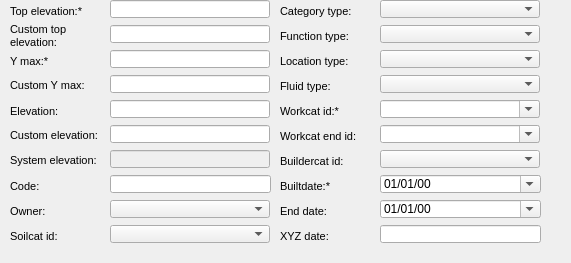
      <widget class="QWidget" name="page_55">
       <property name="geometry">
        <rect>
         <x>0</x>
         <y>0</y>
         <width>571</width>
         <height>263</height>
        </rect>
       </property>
       <attribute name="label">
        <string>Basic information</string>
       </attribute>
       <widget class="QComboBox" name="workcat_id_end">
        <property name="geometry">
         <rect>
          <x>380</x>
          <y>125</y>
          <width>160</width>
          <height>18</height>
         </rect>
        </property>
        <property name="editable">
         <bool>true</bool>
        </property>
       </widget>
       <widget class="QLabel" name="label_workcat_id_end">
        <property name="geometry">
         <rect>
          <x>280</x>
          <y>125</y>
          <width>90</width>
          <height>22</height>
         </rect>
        </property>
        <property name="font">
         <font>
          <pointsize>8</pointsize>
         </font>
        </property>
        <property name="frameShape">
         <enum>QFrame::NoFrame</enum>
        </property>
        <property name="frameShadow">
         <enum>QFrame::Plain</enum>
        </property>
        <property name="text">
         <string>Workcat end id:</string>
        </property>
        <property name="textFormat">
         <enum>Qt::AutoText</enum>
        </property>
        <property name="scaledContents">
         <bool>false</bool>
        </property>
        <property name="margin">
         <number>3</number>
        </property>
       </widget>
       <widget class="QComboBox" name="workcat_id">
        <property name="geometry">
         <rect>
          <x>380</x>
          <y>100</y>
          <width>160</width>
          <height>18</height>
         </rect>
        </property>
        <property name="editable">
         <bool>true</bool>
        </property>
       </widget>
       <widget class="QLabel" name="label_workcat_id">
        <property name="geometry">
         <rect>
          <x>280</x>
          <y>100</y>
          <width>90</width>
          <height>22</height>
         </rect>
        </property>
        <property name="font">
         <font>
          <pointsize>8</pointsize>
         </font>
        </property>
        <property name="frameShape">
         <enum>QFrame::NoFrame</enum>
        </property>
        <property name="frameShadow">
         <enum>QFrame::Plain</enum>
        </property>
        <property name="text">
         <string>Workcat id:*</string>
        </property>
        <property name="textFormat">
         <enum>Qt::AutoText</enum>
        </property>
        <property name="scaledContents">
         <bool>false</bool>
        </property>
        <property name="margin">
         <number>3</number>
        </property>
       </widget>
       <widget class="QComboBox" name="buildercat_id">
        <property name="geometry">
         <rect>
          <x>380</x>
          <y>150</y>
          <width>160</width>
          <height>18</height>
         </rect>
        </property>
       </widget>
       <widget class="QLabel" name="label_builtdate">
        <property name="geometry">
         <rect>
          <x>280</x>
          <y>175</y>
          <width>90</width>
          <height>22</height>
         </rect>
        </property>
        <property name="font">
         <font>
          <pointsize>8</pointsize>
         </font>
        </property>
        <property name="frameShape">
         <enum>QFrame::NoFrame</enum>
        </property>
        <property name="frameShadow">
         <enum>QFrame::Plain</enum>
        </property>
        <property name="text">
         <string>Builtdate:*</string>
        </property>
        <property name="textFormat">
         <enum>Qt::AutoText</enum>
        </property>
        <property name="scaledContents">
         <bool>false</bool>
        </property>
        <property name="margin">
         <number>3</number>
        </property>
       </widget>
       <widget class="QLabel" name="label_buildercat_id">
        <property name="geometry">
         <rect>
          <x>280</x>
          <y>150</y>
          <width>90</width>
          <height>22</height>
         </rect>
        </property>
        <property name="font">
         <font>
          <pointsize>8</pointsize>
         </font>
        </property>
        <property name="frameShape">
         <enum>QFrame::NoFrame</enum>
        </property>
        <property name="frameShadow">
         <enum>QFrame::Plain</enum>
        </property>
        <property name="text">
         <string>Buildercat id:</string>
        </property>
        <property name="textFormat">
         <enum>Qt::AutoText</enum>
        </property>
        <property name="scaledContents">
         <bool>false</bool>
        </property>
        <property name="margin">
         <number>3</number>
        </property>
       </widget>
       <widget class="QLabel" name="label_owner">
        <property name="geometry">
         <rect>
          <x>10</x>
          <y>200</y>
          <width>90</width>
          <height>22</height>
         </rect>
        </property>
        <property name="font">
         <font>
          <pointsize>8</pointsize>
         </font>
        </property>
        <property name="frameShape">
         <enum>QFrame::NoFrame</enum>
        </property>
        <property name="frameShadow">
         <enum>QFrame::Plain</enum>
        </property>
        <property name="text">
         <string>Owner:</string>
        </property>
        <property name="textFormat">
         <enum>Qt::AutoText</enum>
        </property>
        <property name="scaledContents">
         <bool>false</bool>
        </property>
        <property name="margin">
         <number>3</number>
        </property>
       </widget>
       <widget class="QLineEdit" name="top_elev">
        <property name="geometry">
         <rect>
          <x>110</x>
          <y>0</y>
          <width>160</width>
          <height>18</height>
         </rect>
        </property>
       </widget>
       <widget class="QLabel" name="label_elev">
        <property name="geometry">
         <rect>
          <x>10</x>
          <y>100</y>
          <width>90</width>
          <height>22</height>
         </rect>
        </property>
        <property name="font">
         <font>
          <pointsize>8</pointsize>
         </font>
        </property>
        <property name="frameShape">
         <enum>QFrame::NoFrame</enum>
        </property>
        <property name="frameShadow">
         <enum>QFrame::Plain</enum>
        </property>
        <property name="text">
         <string>Elevation:</string>
        </property>
        <property name="margin">
         <number>3</number>
        </property>
       </widget>
       <widget class="QComboBox" name="ownercat_id">
        <property name="geometry">
         <rect>
          <x>110</x>
          <y>200</y>
          <width>160</width>
          <height>18</height>
         </rect>
        </property>
       </widget>
       <widget class="QLabel" name="label_top_elev">
        <property name="geometry">
         <rect>
          <x>10</x>
          <y>0</y>
          <width>90</width>
          <height>22</height>
         </rect>
        </property>
        <property name="font">
         <font>
          <pointsize>8</pointsize>
          <weight>50</weight>
          <bold>false</bold>
         </font>
        </property>
        <property name="frameShape">
         <enum>QFrame::NoFrame</enum>
        </property>
        <property name="frameShadow">
         <enum>QFrame::Plain</enum>
        </property>
        <property name="text">
         <string>Top elevation:*</string>
        </property>
        <property name="margin">
         <number>3</number>
        </property>
       </widget>
       <widget class="QLineEdit" name="ymax">
        <property name="geometry">
         <rect>
          <x>110</x>
          <y>50</y>
          <width>160</width>
          <height>18</height>
         </rect>
        </property>
       </widget>
       <widget class="QLineEdit" name="elev">
        <property name="geometry">
         <rect>
          <x>110</x>
          <y>100</y>
          <width>160</width>
          <height>18</height>
         </rect>
        </property>
       </widget>
       <widget class="QLabel" name="label_ymax">
        <property name="geometry">
         <rect>
          <x>10</x>
          <y>50</y>
          <width>90</width>
          <height>22</height>
         </rect>
        </property>
        <property name="font">
         <font>
          <pointsize>8</pointsize>
          <weight>50</weight>
          <bold>false</bold>
         </font>
        </property>
        <property name="frameShape">
         <enum>QFrame::NoFrame</enum>
        </property>
        <property name="frameShadow">
         <enum>QFrame::Plain</enum>
        </property>
        <property name="text">
         <string>Y max:*</string>
        </property>
        <property name="margin">
         <number>3</number>
        </property>
       </widget>
       <widget class="QLineEdit" name="custom_top_elev">
        <property name="geometry">
         <rect>
          <x>110</x>
          <y>25</y>
          <width>160</width>
          <height>18</height>
         </rect>
        </property>
       </widget>
       <widget class="QLabel" name="label_custom_top_elev">
        <property name="geometry">
         <rect>
          <x>10</x>
          <y>15</y>
          <width>91</width>
          <height>41</height>
         </rect>
        </property>
        <property name="font">
         <font>
          <pointsize>8</pointsize>
         </font>
        </property>
        <property name="frameShape">
         <enum>QFrame::NoFrame</enum>
        </property>
        <property name="frameShadow">
         <enum>QFrame::Plain</enum>
        </property>
        <property name="text">
         <string>Custom top elevation:</string>
        </property>
        <property name="textFormat">
         <enum>Qt::AutoText</enum>
        </property>
        <property name="scaledContents">
         <bool>false</bool>
        </property>
        <property name="wordWrap">
         <bool>true</bool>
        </property>
        <property name="margin">
         <number>3</number>
        </property>
       </widget>
       <widget class="QLabel" name="label_enddate">
        <property name="geometry">
         <rect>
          <x>280</x>
          <y>200</y>
          <width>90</width>
          <height>22</height>
         </rect>
        </property>
        <property name="font">
         <font>
          <pointsize>8</pointsize>
         </font>
        </property>
        <property name="frameShape">
         <enum>QFrame::NoFrame</enum>
        </property>
        <property name="frameShadow">
         <enum>QFrame::Plain</enum>
        </property>
        <property name="text">
         <string>End date:</string>
        </property>
        <property name="textFormat">
         <enum>Qt::AutoText</enum>
        </property>
        <property name="scaledContents">
         <bool>false</bool>
        </property>
        <property name="margin">
         <number>3</number>
        </property>
       </widget>
       <widget class="QLineEdit" name="code">
        <property name="geometry">
         <rect>
          <x>110</x>
          <y>175</y>
          <width>161</width>
          <height>18</height>
         </rect>
        </property>
       </widget>
       <widget class="QLabel" name="label_xyz_date">
        <property name="geometry">
         <rect>
          <x>280</x>
          <y>225</y>
          <width>90</width>
          <height>22</height>
         </rect>
        </property>
        <property name="font">
         <font>
          <pointsize>8</pointsize>
         </font>
        </property>
        <property name="frameShape">
         <enum>QFrame::NoFrame</enum>
        </property>
        <property name="frameShadow">
         <enum>QFrame::Plain</enum>
        </property>
        <property name="text">
         <string>XYZ date:</string>
        </property>
        <property name="textFormat">
         <enum>Qt::AutoText</enum>
        </property>
        <property name="scaledContents">
         <bool>false</bool>
        </property>
        <property name="margin">
         <number>3</number>
        </property>
       </widget>
       <widget class="QLabel" name="label_code">
        <property name="geometry">
         <rect>
          <x>10</x>
          <y>175</y>
          <width>90</width>
          <height>22</height>
         </rect>
        </property>
        <property name="font">
         <font>
          <pointsize>8</pointsize>
         </font>
        </property>
        <property name="frameShape">
         <enum>QFrame::NoFrame</enum>
        </property>
        <property name="frameShadow">
         <enum>QFrame::Plain</enum>
        </property>
        <property name="text">
         <string>Code:</string>
        </property>
        <property name="textFormat">
         <enum>Qt::AutoText</enum>
        </property>
        <property name="scaledContents">
         <bool>false</bool>
        </property>
        <property name="margin">
         <number>3</number>
        </property>
       </widget>
       <widget class="QLineEdit" name="xyz_date">
        <property name="geometry">
         <rect>
          <x>380</x>
          <y>225</y>
          <width>161</width>
          <height>18</height>
         </rect>
        </property>
       </widget>
       <widget class="QLabel" name="label_custom_ymax">
        <property name="geometry">
         <rect>
          <x>10</x>
          <y>75</y>
          <width>90</width>
          <height>21</height>
         </rect>
        </property>
        <property name="font">
         <font>
          <pointsize>8</pointsize>
          <weight>50</weight>
          <bold>false</bold>
         </font>
        </property>
        <property name="frameShape">
         <enum>QFrame::NoFrame</enum>
        </property>
        <property name="frameShadow">
         <enum>QFrame::Plain</enum>
        </property>
        <property name="text">
         <string>Custom Y max:</string>
        </property>
        <property name="wordWrap">
         <bool>false</bool>
        </property>
        <property name="margin">
         <number>3</number>
        </property>
       </widget>
       <widget class="QLineEdit" name="custom_ymax">
        <property name="geometry">
         <rect>
          <x>110</x>
          <y>75</y>
          <width>160</width>
          <height>18</height>
         </rect>
        </property>
        <property name="text">
         <string/>
        </property>
       </widget>
       <widget class="QLabel" name="label_sys_elev">
        <property name="geometry">
         <rect>
          <x>10</x>
          <y>145</y>
          <width>96</width>
          <height>31</height>
         </rect>
        </property>
        <property name="font">
         <font>
          <pointsize>8</pointsize>
         </font>
        </property>
        <property name="frameShape">
         <enum>QFrame::NoFrame</enum>
        </property>
        <property name="frameShadow">
         <enum>QFrame::Plain</enum>
        </property>
        <property name="text">
         <string>System elevation:</string>
        </property>
        <property name="wordWrap">
         <bool>true</bool>
        </property>
        <property name="margin">
         <number>3</number>
        </property>
       </widget>
       <widget class="QLineEdit" name="sys_elev">
        <property name="enabled">
         <bool>false</bool>
        </property>
        <property name="geometry">
         <rect>
          <x>110</x>
          <y>150</y>
          <width>160</width>
          <height>18</height>
         </rect>
        </property>
        <property name="font">
         <font>
          <italic>false</italic>
         </font>
        </property>
        <property name="styleSheet">
         <string notr="true"/>
        </property>
        <property name="text">
         <string/>
        </property>
       </widget>
       <widget class="QLineEdit" name="custom_elev">
        <property name="geometry">
         <rect>
          <x>110</x>
          <y>125</y>
          <width>160</width>
          <height>18</height>
         </rect>
        </property>
       </widget>
       <widget class="QLabel" name="label_custom_elev">
        <property name="geometry">
         <rect>
          <x>10</x>
          <y>120</y>
          <width>96</width>
          <height>31</height>
         </rect>
        </property>
        <property name="font">
         <font>
          <pointsize>8</pointsize>
         </font>
        </property>
        <property name="frameShape">
         <enum>QFrame::NoFrame</enum>
        </property>
        <property name="frameShadow">
         <enum>QFrame::Plain</enum>
        </property>
        <property name="text">
         <string>Custom elevation:</string>
        </property>
        <property name="wordWrap">
         <bool>true</bool>
        </property>
        <property name="margin">
         <number>3</number>
        </property>
       </widget>
       <widget class="QgsDateTimeEdit" name="builtdate">
        <property name="geometry">
         <rect>
          <x>380</x>
          <y>175</y>
          <width>161</width>
          <height>18</height>
         </rect>
        </property>
        <property name="displayFormat">
         <string>dd/MM/yy</string>
        </property>
        <property name="calendarPopup">
         <bool>true</bool>
        </property>
        <property name="allowNull" stdset="0">
         <bool>true</bool>
        </property>
       </widget>
       <widget class="QLabel" name="label_soilcat_id">
        <property name="geometry">
         <rect>
          <x>10</x>
          <y>225</y>
          <width>90</width>
          <height>22</height>
         </rect>
        </property>
        <property name="font">
         <font>
          <pointsize>8</pointsize>
         </font>
        </property>
        <property name="frameShape">
         <enum>QFrame::NoFrame</enum>
        </property>
        <property name="frameShadow">
         <enum>QFrame::Plain</enum>
        </property>
        <property name="text">
         <string>Soilcat id:</string>
        </property>
        <property name="textFormat">
         <enum>Qt::AutoText</enum>
        </property>
        <property name="scaledContents">
         <bool>false</bool>
        </property>
        <property name="alignment">
         <set>Qt::AlignLeading|Qt::AlignLeft|Qt::AlignVCenter</set>
        </property>
        <property name="margin">
         <number>3</number>
        </property>
       </widget>
       <widget class="QComboBox" name="soilcat_id">
        <property name="geometry">
         <rect>
          <x>110</x>
          <y>225</y>
          <width>160</width>
          <height>18</height>
         </rect>
        </property>
       </widget>
       <widget class="QComboBox" name="category_type">
        <property name="geometry">
         <rect>
          <x>380</x>
          <y>0</y>
          <width>160</width>
          <height>18</height>
         </rect>
        </property>
       </widget>
       <widget class="QLabel" name="label_category_type">
        <property name="geometry">
         <rect>
          <x>280</x>
          <y>0</y>
          <width>90</width>
          <height>22</height>
         </rect>
        </property>
        <property name="font">
         <font>
          <pointsize>8</pointsize>
         </font>
        </property>
        <property name="frameShape">
         <enum>QFrame::NoFrame</enum>
        </property>
        <property name="frameShadow">
         <enum>QFrame::Plain</enum>
        </property>
        <property name="text">
         <string>Category type:</string>
        </property>
        <property name="textFormat">
         <enum>Qt::AutoText</enum>
        </property>
        <property name="scaledContents">
         <bool>false</bool>
        </property>
        <property name="alignment">
         <set>Qt::AlignLeading|Qt::AlignLeft|Qt::AlignVCenter</set>
        </property>
        <property name="margin">
         <number>3</number>
        </property>
       </widget>
       <widget class="QComboBox" name="function_type">
        <property name="geometry">
         <rect>
          <x>380</x>
          <y>25</y>
          <width>160</width>
          <height>18</height>
         </rect>
        </property>
       </widget>
       <widget class="QLabel" name="label_function_type">
        <property name="geometry">
         <rect>
          <x>280</x>
          <y>25</y>
          <width>90</width>
          <height>22</height>
         </rect>
        </property>
        <property name="font">
         <font>
          <pointsize>8</pointsize>
         </font>
        </property>
        <property name="frameShape">
         <enum>QFrame::NoFrame</enum>
        </property>
        <property name="frameShadow">
         <enum>QFrame::Plain</enum>
        </property>
        <property name="text">
         <string>Function type:</string>
        </property>
        <property name="textFormat">
         <enum>Qt::AutoText</enum>
        </property>
        <property name="scaledContents">
         <bool>false</bool>
        </property>
        <property name="alignment">
         <set>Qt::AlignLeading|Qt::AlignLeft|Qt::AlignVCenter</set>
        </property>
        <property name="margin">
         <number>3</number>
        </property>
       </widget>
       <widget class="QLabel" name="label_fluid_type">
        <property name="geometry">
         <rect>
          <x>280</x>
          <y>75</y>
          <width>90</width>
          <height>22</height>
         </rect>
        </property>
        <property name="font">
         <font>
          <pointsize>8</pointsize>
         </font>
        </property>
        <property name="frameShape">
         <enum>QFrame::NoFrame</enum>
        </property>
        <property name="frameShadow">
         <enum>QFrame::Plain</enum>
        </property>
        <property name="text">
         <string>Fluid type:</string>
        </property>
        <property name="textFormat">
         <enum>Qt::AutoText</enum>
        </property>
        <property name="scaledContents">
         <bool>false</bool>
        </property>
        <property name="alignment">
         <set>Qt::AlignLeading|Qt::AlignLeft|Qt::AlignVCenter</set>
        </property>
        <property name="margin">
         <number>3</number>
        </property>
       </widget>
       <widget class="QComboBox" name="location_type">
        <property name="geometry">
         <rect>
          <x>380</x>
          <y>50</y>
          <width>160</width>
          <height>18</height>
         </rect>
        </property>
       </widget>
       <widget class="QLabel" name="label_location_type">
        <property name="geometry">
         <rect>
          <x>280</x>
          <y>50</y>
          <width>90</width>
          <height>22</height>
         </rect>
        </property>
        <property name="font">
         <font>
          <pointsize>8</pointsize>
         </font>
        </property>
        <property name="frameShape">
         <enum>QFrame::NoFrame</enum>
        </property>
        <property name="frameShadow">
         <enum>QFrame::Plain</enum>
        </property>
        <property name="text">
         <string>Location type:</string>
        </property>
        <property name="textFormat">
         <enum>Qt::AutoText</enum>
        </property>
        <property name="scaledContents">
         <bool>false</bool>
        </property>
        <property name="alignment">
         <set>Qt::AlignLeading|Qt::AlignLeft|Qt::AlignVCenter</set>
        </property>
        <property name="margin">
         <number>3</number>
        </property>
       </widget>
       <widget class="QComboBox" name="fluid_type">
        <property name="geometry">
         <rect>
          <x>380</x>
          <y>75</y>
          <width>160</width>
          <height>18</height>
         </rect>
        </property>
       </widget>
       <widget class="QgsDateTimeEdit" name="enddate">
        <property name="geometry">
         <rect>
          <x>380</x>
          <y>200</y>
          <width>161</width>
          <height>18</height>
         </rect>
        </property>
        <property name="displayFormat">
         <string>dd/MM/yy</string>
        </property>
        <property name="calendarPopup">
         <bool>true</bool>
        </property>
        <property name="allowNull" stdset="0">
         <bool>true</bool>
        </property>
       </widget>
      </widget>
